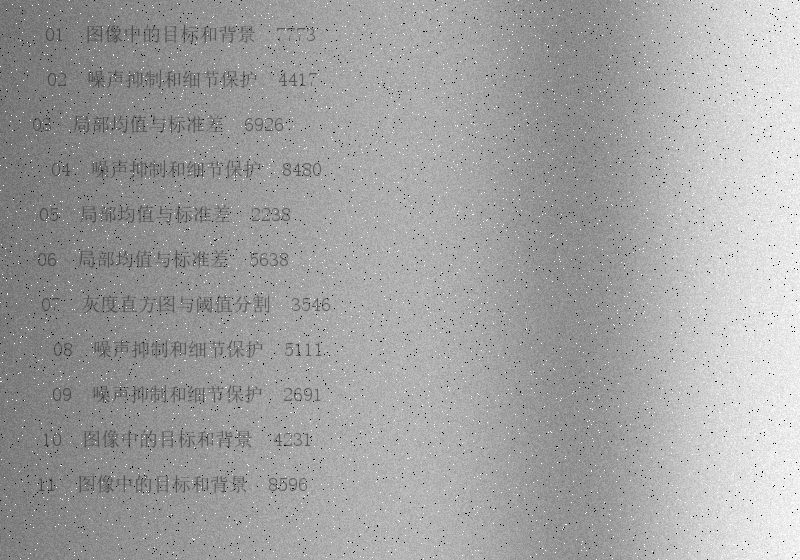
#> input picture data/test/test_300_mixed.png, 800 x 560 px
$ python process_image.py data/test/test_300_mixed.png out.png
#> lines starting #> are read from the running program, lines starting #| are printed output that depends on the picture; after the words box and inside, x2 and y2 are one past the last pixel; in counts of white or black regions, pixels touching at a corner belong together
#> (reads results/selected_parameters.json from the repository)
#> in main, image is the input picture: shape (560, 800); min 0, max 255, mean 162
### src/algorithms.py
from dataclasses import asdict, dataclass

import numpy as np
from scipy.ndimage import median_filter, uniform_filter
from skimage.filters import threshold_otsu, threshold_sauvola
from skimage.morphology import remove_small_objects


@dataclass(frozen=True)
class Parameters:
    """改进流程的参数；默认值对应随附验证集选出的配置。"""

    window: int = 41
    k: float = 0.3
    background_window: int = 81
    min_area: int = 2

    def to_dict(self):
        return asdict(self)


def box_mean(image, window):
    """利用积分图计算方框均值，边界按镜像扩展。"""
    if window < 3 or window % 2 == 0:
        raise ValueError("window must be an odd integer >= 3")
    radius = window // 2
    # 累加前转浮点，避免灰度值在整数类型中溢出。
    padded = np.pad(np.asarray(image, dtype=np.float64), radius, mode="reflect")
    integral = np.pad(padded, ((1, 0), (1, 0))).cumsum(0).cumsum(1)
    return (
        integral[window:, window:]
        - integral[:-window, window:]
        - integral[window:, :-window]
        + integral[:-window, :-window]
    ) / (window * window)


def normalize_background(image, window):
    """估计缓变的纸张背景，再把各处亮度拉到相近的范围。"""
    background = box_mean(image, window)
    return np.clip(image / np.maximum(background, 1.0) * 230.0, 0, 255).astype(np.uint8)


def suppress_impulses(image):
    """只替换孤立的黑白极值，不对整幅图直接做中值滤波。"""
    median = median_filter(image, size=3, mode="reflect")
    dark_support = uniform_filter((image < 30).astype(float), size=3, mode="reflect") * 9
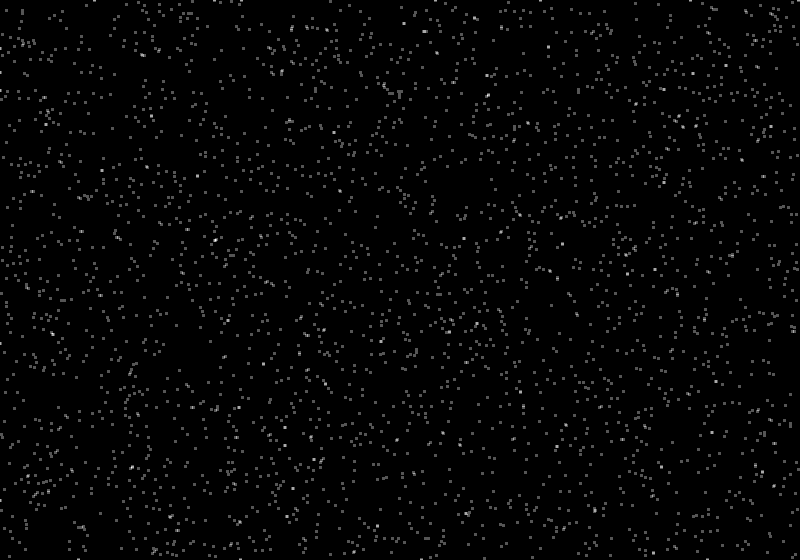
#> dark_support: shape (560, 800) float64; min 0, max 3, mean 0.0547; drawn with min black and max white
    light_support = uniform_filter((image > 250).astype(float), size=3, mode="reflect") * 9
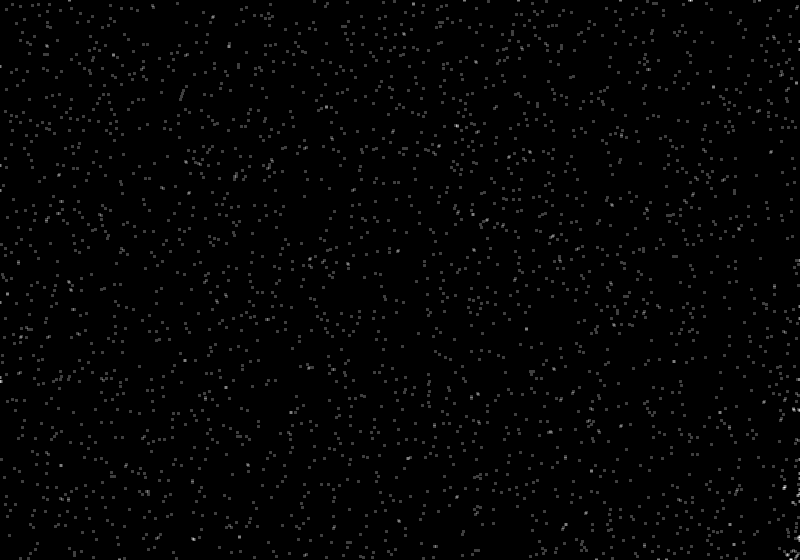
#> light_support: shape (560, 800) float64; min 0, max 4, mean 0.0532; drawn with min black and max white
    # 计数包含中心。小于1.5表示附近没有同类极值，也留出浮点误差余量。
    isolated = ((image < 30) & (dark_support < 1.5)) | ((image > 250) & (light_support < 1.5))
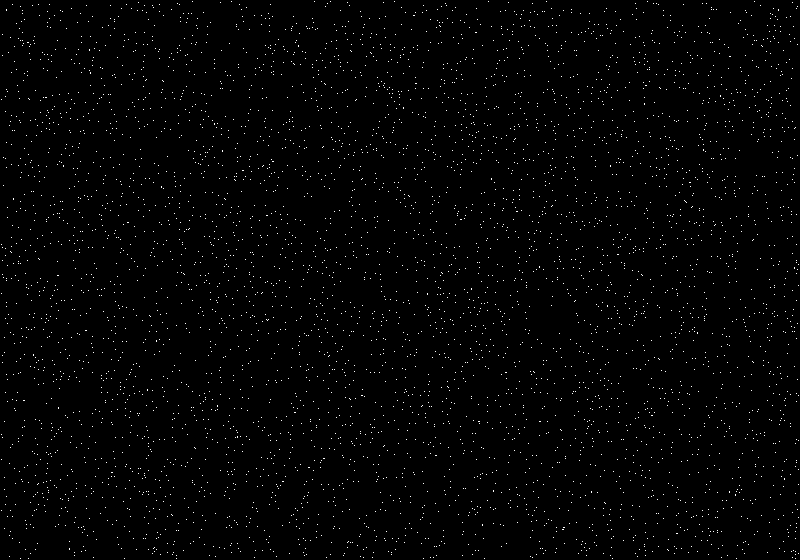
#> isolated: shape (560, 800) bool; 1.1% white in thin lines or dots
    outlier = np.abs(image.astype(float) - median.astype(float)) > 60
#> outlier: shape (560, 800) bool; 1.1% white in thin lines or dots
    return np.where(isolated & outlier, median, image).astype(np.uint8)


def segment(image, method="improved", parameters=None):
    """返回文字掩膜：True为深色文字，False为背景。"""
    image = np.asarray(image)
    if image.ndim != 2 or image.dtype != np.uint8:
        raise ValueError("input must be a 2-D uint8 grayscale image")
    parameters = parameters or Parameters()
    if method == "otsu":
        return image <= threshold_otsu(image)
    if method == "sauvola":
        return image <= threshold_sauvola(image, window_size=25, k=0.2, r=127.5)
    if method not in {"tuned_sauvola", "normalized", "denoised", "improved"}:
        raise ValueError(f"unknown method: {method}")
    working = image
    if method in {"denoised", "improved"}:
        working = suppress_impulses(working)
    if method != "tuned_sauvola":
        working = normalize_background(working, parameters.background_window)
#> in box_mean, `integral = np.pad(padded, ((1, 0), (1, 0))).cumsum(0).cumsum(1)`:
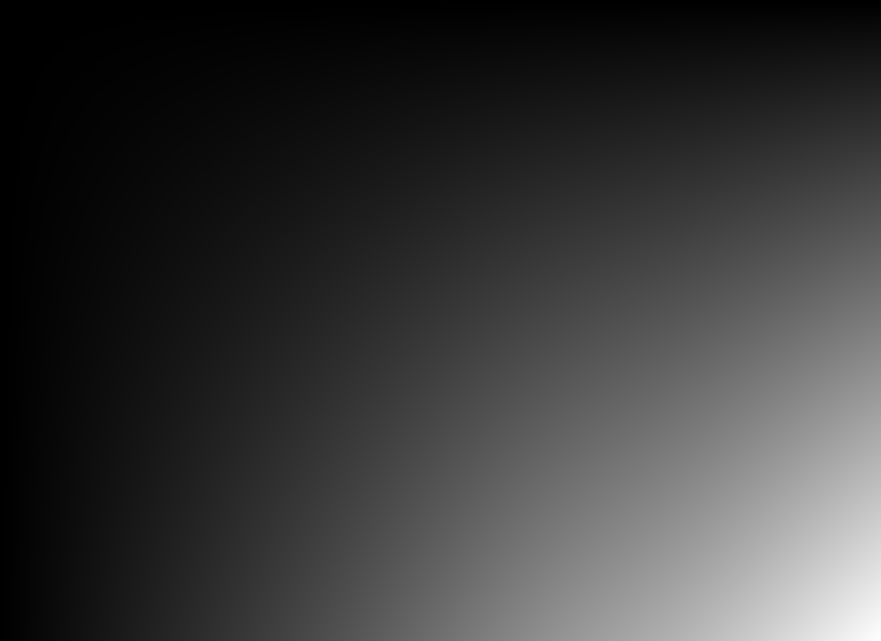
#> integral: shape (641, 881) float64; min 0, max 92247983, mean 20618826.8; drawn with min black and max white
#> in normalize_background, `return np.clip(image / np.maximum(background, 1.0) * 230.0, 0, 255).as..`:
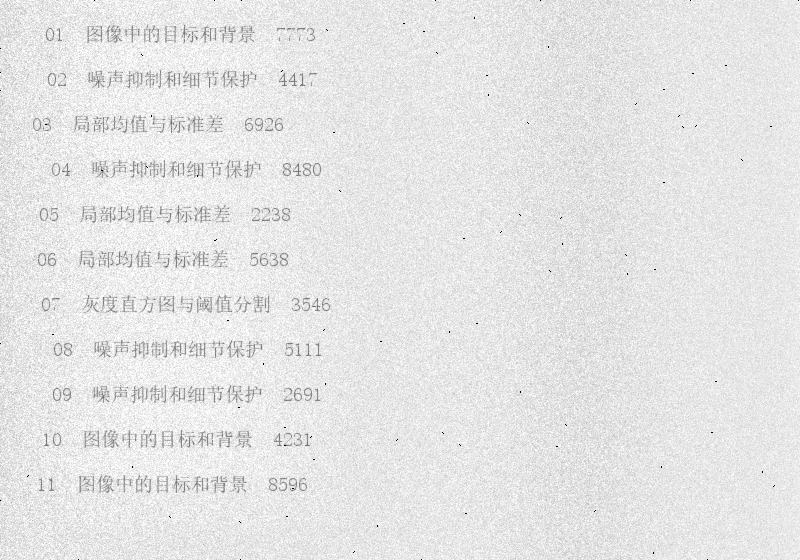
#> returned value: shape (560, 800); min 0, max 255, mean 229.2
    foreground = working <= threshold_sauvola(
        working, window_size=parameters.window, k=parameters.k, r=127.5
    )
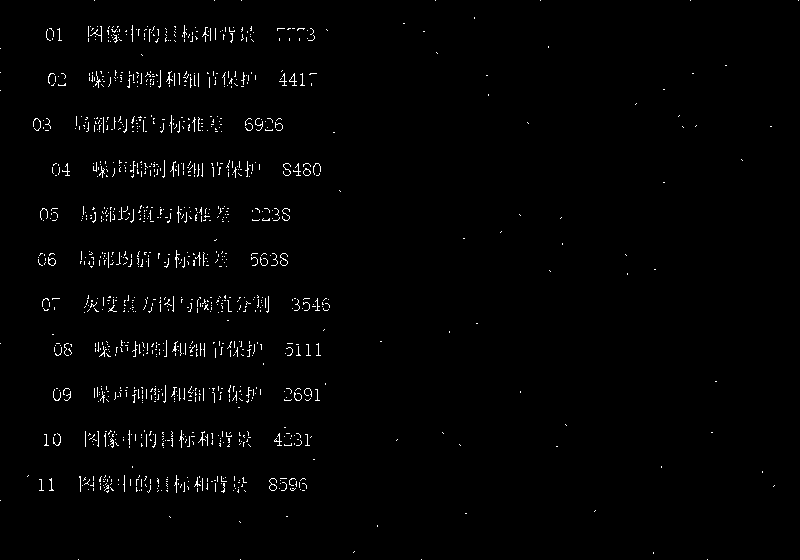
#> foreground: shape (560, 800) bool; 1.4% white in thin lines or dots
    if method == "improved":
        foreground = remove_small_objects(foreground, min_size=parameters.min_area, connectivity=2)
#> foreground: shape (560, 800) bool; 1.3% white in thin lines or dots, all inside (x1, y1, x2, y2) = (27, 17, 775, 554)
    return foreground


# [21 lines left out: function evaluate, not called in this run]

### process_image.py
import argparse
import json
from pathlib import Path

import numpy as np
from PIL import Image

from src.algorithms import Parameters, segment


def main():
    parser = argparse.ArgumentParser(description="将浅色背景、深色文字的文档转为二值图")
    parser.add_argument("input", type=Path)
    parser.add_argument("output", type=Path)
    parser.add_argument(
        "--method",
        choices=("otsu", "sauvola", "tuned_sauvola", "normalized", "denoised", "improved"),
        default="improved",
        help="细小文字可选denoised，跳过单像素连通域删除",
    )
    args = parser.parse_args()
    configuration = Path(__file__).parent / "results" / "selected_parameters.json"
    if configuration.exists():
        selected = json.loads(configuration.read_text(encoding="utf-8"))
        parameters = Parameters(**selected["parameters"])
    else:
        parameters = Parameters()
    image = np.array(Image.open(args.input).convert("L"))
    foreground = segment(image, args.method, parameters)
    args.output.parent.mkdir(parents=True, exist_ok=True)
    # 内部True表示文字，保存时映射为黑色，便于直接查看。
    Image.fromarray(np.where(foreground, 0, 255).astype(np.uint8)).save(args.output)
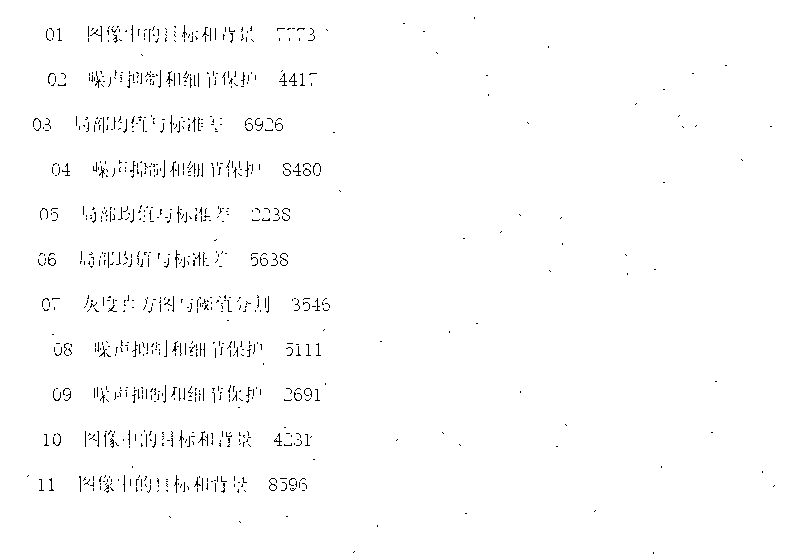
#> saved as out.png: PIL image 800x560 L; 98.7% white; black in thin lines or dots, all inside (x1, y1, x2, y2) = (27, 17, 775, 554)
    print(f"已保存：{args.output}")


if __name__ == "__main__":
    main()
